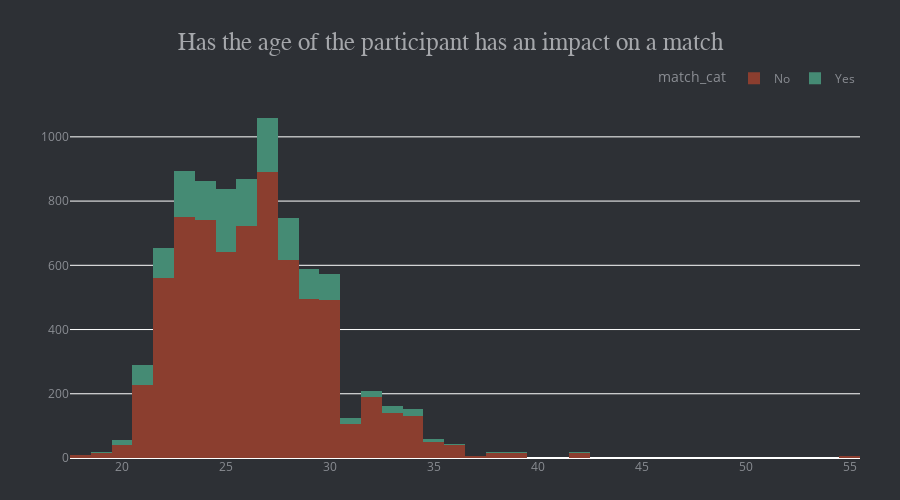

Notebook code for this chart:
### Markdown cell above
## Question 1 : How age of participants impact a match? In other words, is there any correlation between the age of the partner and the decision taken during a speed dating by the participant

### Code cell
# how the age of the participant has an impact on the match
match_age = px.histogram(df, x='age', color='match_cat',
                         title='Has the age of the participant has an impact on a match', height=500,
                         color_discrete_sequence=['#8B3E2F', '#458B74'],
                         )
match_age.update_yaxes(showgrid=True),
match_age.update_xaxes(categoryorder='total descending')
match_age.update_traces(hovertemplate=None)
match_age.update_layout(margin=dict(t=100, b=0, l=70, r=40),title_x=0.5,
                        xaxis_title=' ', yaxis_title=" ",
                        plot_bgcolor='#2d3035', paper_bgcolor='#2d3035',
                        title_font=dict(size=25, color='#a5a7ab', family="Muli, sans-serif"),
                        font=dict(color='#8a8d93'),
                        legend=dict(orientation="h", yanchor="bottom", y=1.02, xanchor="right", x=1)
                          )
match_age.show()

### Figure 1 — Plotly figure (JSON) as saved in the notebook; plotly's stock layout.template omitted (floating-point values rounded to 4 significant figures; data arrays with more than 128 entries replaced by an {"elided": "..."} marker saying what was removed)
{"data": [{"alignmentgroup": "True", "bingroup": "x", "legendgroup": "No", "marker": {"color": "#8B3E2F", "pattern": {"shape": ""}}, "name": "No", "offsetgroup": "No", "orientation": "v", "showlegend": true, "type": "histogram", "x": {"elided": "6998 int values"}, "xaxis": "x", "yaxis": "y"}, {"alignmentgroup": "True", "bingroup": "x", "legendgroup": "Yes", "marker": {"color": "#458B74", "pattern": {"shape": ""}}, "name": "Yes", "offsetgroup": "Yes", "orientation": "v", "showlegend": true, "type": "histogram", "x": {"elided": "1380 int values"}, "xaxis": "x", "yaxis": "y"}], "layout": {"barmode": "relative", "font": {"color": "#8a8d93"}, "height": 500, "legend": {"orientation": "h", "title": {"text": "match_cat"}, "tracegroupgap": 0, "x": 1, "xanchor": "right", "y": 1.02, "yanchor": "bottom"}, "margin": {"b": 0, "l": 70, "r": 40, "t": 100}, "paper_bgcolor": "#2d3035", "plot_bgcolor": "#2d3035", "title": {"font": {"color": "#a5a7ab", "family": "Muli, sans-serif", "size": 25}, "text": "Has the age of the participant has an impact on a match", "x": 0.5}, "xaxis": {"anchor": "y", "categoryorder": "total descending", "domain": [0, 1], "title": {"text": " "}}, "yaxis": {"anchor": "x", "domain": [0, 1], "showgrid": true, "title": {"text": " "}}}}
